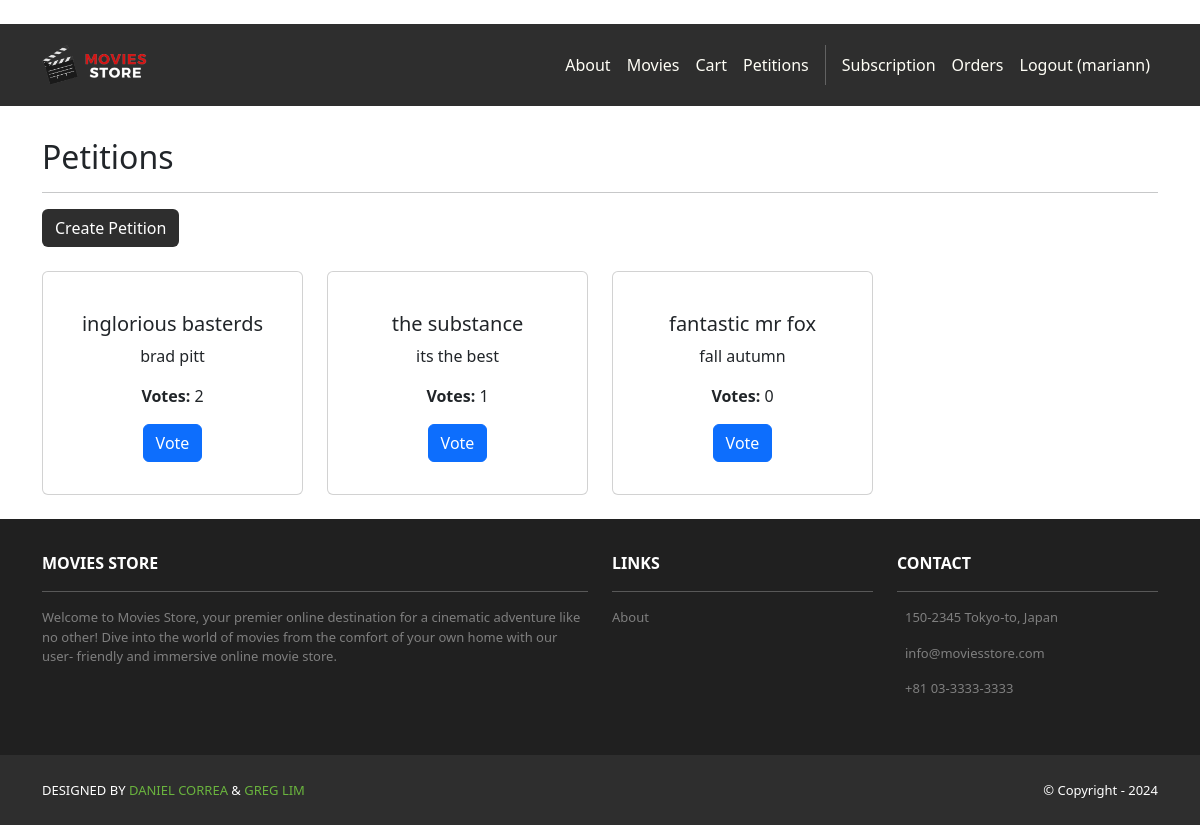
/petitions/ (signed in), run on the app's committed database.
### petitions/models.py (models this page shows, shortened)
class Petition(models.Model):
    id = models.AutoField(primary_key=True)
    title = models.CharField(max_length=200)
    description = models.TextField()
    user = models.ForeignKey(User, on_delete=models.CASCADE)

### petitions/views.py (the view)
# urls.py: path('', views.index, name='cart.index'),
def index(request):
    petitions = Petition.objects.all()
    for petition in petitions:
        petition.vote_count = vote_count(petition)
    template_data = {}
    template_data['title'] = 'Petitions'
    template_data['petitions'] = petitions
    template_data['vote_count'] = vote_count
    return render(request, 'petitions/index.html', {'template_data': template_data})

### petitions/views.py (called while the page is built)
def vote_count(petition):
    return Votes.objects.filter(petition=petition).count()

### petitions/templates/petitions/index.html (shortened to what this page needs)
{% extends 'base.html' %}
{% block content %}
{% load static %}
<div class="p-3">
  <div class="container">
    <div class="row mt-3">
      <div class="col mx-auto mb-3">
        <h2>Petitions</h2>
        <hr />
        <p class="card-text">
            {% if user.is_authenticated %}
          <a href="{% url 'petitions.create_petition' %}" class="btn bg-dark text-white mb-2">Create Petition</a>
            {% endif %}
        </p>
      </div>
    </div>
    <div class="row">
      {% for petition in template_data.petitions %}
      <div class="col-md-4 col-lg-3 mb-2">
        <div class="p-2 card align-items-center pt-4">
          <div class="card-body text-center">
            <h5 class="card-title">{{ petition.title }}</h5>
            <p class="card-text">{{ petition.description|truncatewords:10 }}</p>
            <p class="card-text"><b>Votes:</b> {{ petition.vote_count }}</p>
            {% if user.is_authenticated %}
            <a href="{% url 'petitions.vote_petition' petition_id=petition.id %}" class="btn btn-primary mb-2">Vote</a>
            {% endif %}
          </div>
        </div>
      </div>
      {% endfor %}
    </div>
  </div>
{% endblock content %}

### moviesstore/templates/base.html (shortened to what this page needs)
<!DOCTYPE html>
<html>
    {% load static %}
   <head>
    <link href="https://cdn.jsdelivr.net/npm/bootstrap@5.3.3/dist/css/bootstrap.min.css" rel="stylesheet"
>
    <link rel=
      "stylesheet"  href="https://cdnjs.cloudflare.com/ajax/libs/font-awesome/6.1.1/css/all.min.css">
    <link rel="stylesheet" type="text/css" href="{% static 'css/style.css' %}">
    </head>
    <body>
         <nav class="p-3 navbar navbar-dark bg-dark navbar-expand-lg">
            <div class="container">
                <a class="navbar-brand" href="{% url 'home.index' %}">
                    <img src="{% static 'img/logo.png' %}" alt="logo" height="40">
                </a>
                <div class="collapse navbar-collapse" id="navbarNavAltMarkup">
                    <div class="navbar-nav ms-auto navbar-ml">
                        <a class="nav-link" href="{% url 'home.about' %}">About</a>
                        <a class="nav-link" href="{% url 'movies.index' %}">Movies</a>
                        <a class="nav-link" href="{% url 'cart.index' %}">Cart</a>
                        <a class="nav-link" href="{% url 'petitions.index' %}">Petitions</a>
                        {% if user.is_authenticated %}
                        <a class="nav-link" href="{% url 'home.subscription' %}">Subscription</a>
                        <a class="nav-link" href="{% url 'accounts.orders' %}">Orders</a>
                        <a class="nav-link" href="{% url 'accounts.logout' %}">Logout ({{ user.username }})</a>
                        {% else %}
                        <a class="nav-link" href="{% url 'accounts.login' %}">Login</a>
                        <a class="nav-link" href="{% url 'accounts.signup' %}">Sign Up</a>
                        {% endif %}
                    </div>
                </div>
            </div>
         </nav>
         <div>
            {% block content %}
            {% endblock content %}
         </div>
         <section class="p-3 ms-footer d-none d-md-block">
      <div class="container">
        <div class="row mt-3 text-white">
          <div class="col-md-6 col-lg-6 col-xl-6
               mx-auto mb-4">
            <b>MOVIES STORE</b>
            <hr />
            <p>
              Welcome to Movies Store, your premier online
              destination for a cinematic adventure like no
              other! Dive into the world of movies from the
              comfort of your own home with our user-
              friendly and immersive online movie store.
            </p>
          </div>
          <div class="col-md-3 col-lg-3 col-xl-3
               mx-auto mb-4">
            <b>LINKS</b>
            <hr />
            <p><a class="nav-link"
              href="{% url 'home.about' %}">
              About
            </a></p>
          </div>
          <div class="col-md-3 col-lg-3 col-xl-3 mx-auto
               mb-4">
            <b>CONTACT</b>
            <hr />
            <p>
              150-2345 Tokyo-to, Japan
            </p>
            <p>
              info@moviesstore.com
            </p>
            <p>
              +81 03-3333-3333
            </p>
          </div>
        </div>
      </div>
    </section>
    <section class="p-3 ms-footer-bottom bg-dark">
      <div class="container d-flex
           justify-content-between">
        <div class="me-5 text-white">
          <span>DESIGNED BY
            <a href="https://www.x.com/danielgarax"
            target="_blank">DANIEL CORREA</a> &
            <a href="https://www.x.com/greglim81"
            target="_blank">GREG LIM</a>
          </span>
        </div>
        <div class="text-white">
          <span>© Copyright - 2024</span>
        </div>
      </div>
    </section>
    </body>
</html>

### moviesstore/static/css/style.css (style rules this page uses)
.navbar a.nav-link { color: #FFFEF6 !important; }
.bg-dark { background-color: #2E2E2E !important; }
.ms-footer { background-color: #202020; }
.ms-footer p { color: #7F7F7F; font-size: 13px; }
.ms-footer-bottom span { font-size: 13px; line-height: 38px; }
.ms-footer-bottom a { color: #6ab43e; text-decoration: none; }

### data on the page
Petition: title "inglorious basterds", description "brad pitt", vote_count "2"
Petition: title "the substance", description "its the best", vote_count "1"
Petition: title "fantastic mr fox", description "fall autumn", vote_count "0"

### other printed values
{{ user.username }} "mariann"
